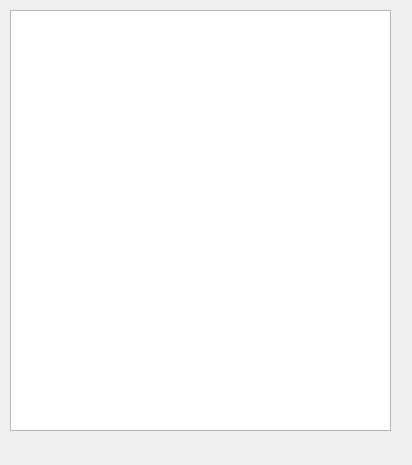
<?xml version="1.0" encoding="UTF-8"?>
<ui version="4.0">
 <class>DataTables</class>
 <widget class="QWidget" name="DataTables">
  <property name="geometry">
   <rect>
    <x>0</x>
    <y>0</y>
    <width>412</width>
    <height>465</height>
   </rect>
  </property>
  <property name="windowTitle">
   <string>Form</string>
  </property>
  <widget class="QTableWidget" name="tableWidget">
   <property name="geometry">
    <rect>
     <x>10</x>
     <y>10</y>
     <width>381</width>
     <height>421</height>
    </rect>
   </property>
  </widget>
 </widget>
 <resources/>
 <connections/>
</ui>
